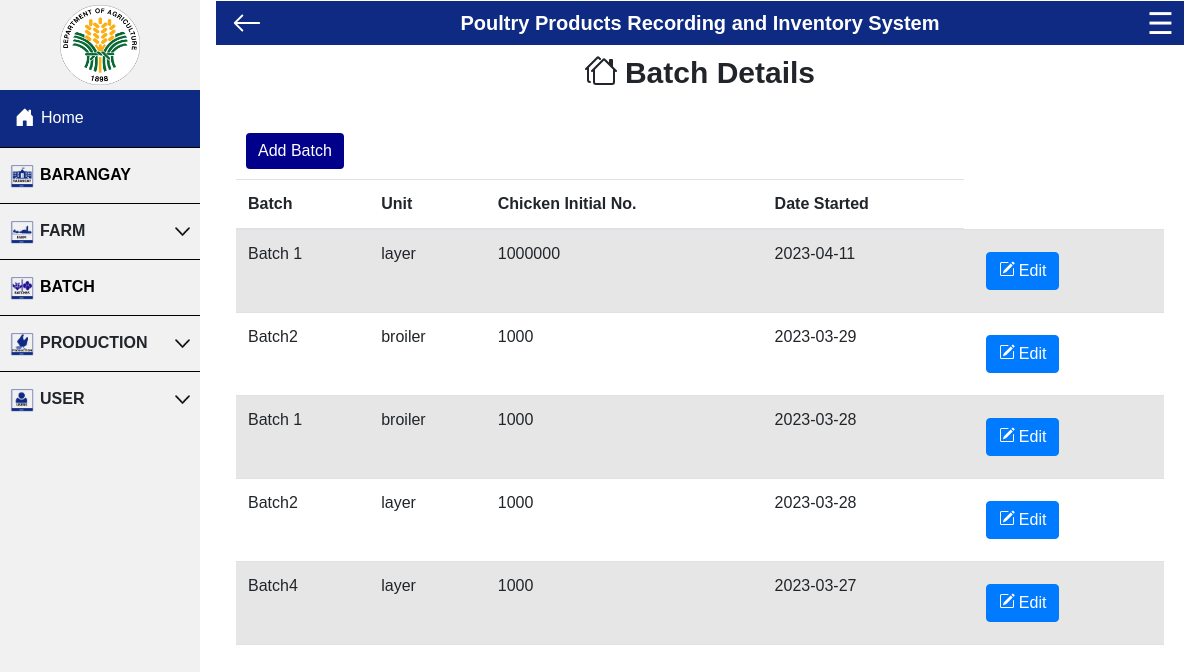
The app's page /project/view-batchesx.php?farmID=100 (signed in) with its own data.
### tables this page shows
CREATE TABLE `batch` (
  `batchID` int(21) NOT NULL,
  `farmID` int(11) NOT NULL,
  `batch` varchar(21) NOT NULL,
  `unit` varchar(21) NOT NULL DEFAULT 'layer',
  `date` date NOT NULL,
  `initial` int(21) NOT NULL,
  `status` varchar(21) NOT NULL DEFAULT 'on'
);

### project/view-batchesx.php (the view, shortened to what this page needs)
<?php include ("header.php");  ?>
<div class="wrapper">
    <section class="view-user">
        <h2>Batch Details</h2>
    </section>
    <section class="view">
        <?php
if($_SERVER['REQUEST_METHOD'] == 'GET'){
	$farmID = $_GET["farmID"];
$query = "SELECT * FROM batch where farmID=$farmID order by batch.date DESC";
if ($result = $conn->query($query)){
    echo "<table class='table table-striped'>
    <thead>
    <tr>
        <th scope='col' hidden id='count'>BaranggayID</th>
        <th scope='col' id='name'>Batch</th>
        <th scope='col' id='name'>Unit</th>
        <th scope='col' id='name'>Chicken Initial No.</th>
        <th scope='col' id='name'>Date Started</th>
    </tr>
    </thead>";
		}
        while ($row = $result->fetch_assoc()) {
            echo"<tr>";
            echo "<td id='name'>" .$row['batch']. "</td>";
            echo "<td id='name'>" .$row['unit']. "</td>";
            echo "<td id='name'>" .$row['initial']. "</td>";
            echo "<td id='name'>" .$row['date']. "</td>";
            echo '<td >
                                    <button  type="button" class="btn btn-primary" data-bs-toggle="modal" data-bs-target="#edituser'.$row['batchID'].'">
                                    <svg xmlns="http://www.w3.org/2000/svg" width="20" height="20" fill="currentColor" class="bi bi-pencil-square" viewBox="0 0 20 20">
                                </svg>Edit
                                    </button>
                </td>
                <div class="modal fade" id="edituser'.$row['batchID'].'" data-bs-backdrop="static" data-bs-keyboard="false" tabindex="-1" aria-labelledby="staticBackdropLabel" aria-hidden="true">
                    <input type="date" class="form-control" id="date" value="'.$row['date'].'" name="date"
                        <input type="text" class="form-control" id="batch" value="'.$row['batch'].'" name="batch"
                    <input type="text" class="form-control" id="batch" value="'.$row['unit'].'" hidden name="unit"
                    <input type=""  name="farmID" hidden value='. $farmID .' required="true">
                    <input type=""  name="batchID" hidden value="'.$row['batchID'].'" required="true">
                        <input type="number" class="form-control" id="intial" value="'.$row['initial'].'" name="initial"
                </div>
                </div>
                </form>';
			echo"</tr>";
		}
    }
?>
<form method="post" action="updateqry.php" id="form1" rel="nofollow">
  <button type="button" id="add-btn" class="btn btn-primary" data-toggle="modal" data-target="#exampleModal">
  Add Batch
  </button>
    </form>
</body>
</html>

### project/header.php (style rules this page uses)
body { margin: 0; font-family: helvetica; }
button { margin: 10px; border: none; color: white; font-size: 15px; font-weight: bolder; background-color: #0e2a83; border-radius: 20px; cursor: pointer; }
html { scroll-behavior:smooth !important; }

### project/view-batchesx.php (style rules this page uses)
#add-btn { background-color:darkblue; border:none; }
.wrapper { margin-top: 10px; }
.view { padding: 10px; margin: 10px; }
.view-user { display: flex; margin-top: 10px; justify-content: center; }
.view-user h2 { font-size: 30px; font-weight: bold; }

### records on screen
batch: batch "Batch 1", unit "layer", initial "1000000", date "2023-04-11"
batch: batch "Batch2", unit "broiler", initial "1000", date "2023-03-29"
batch: batch "Batch 1", unit "broiler", initial "1000", date "2023-03-28"
batch: batch "Batch2", unit "layer", initial "1000", date "2023-03-28"
batch: batch "Batch4", unit "layer", initial "1000", date "2023-03-27"
